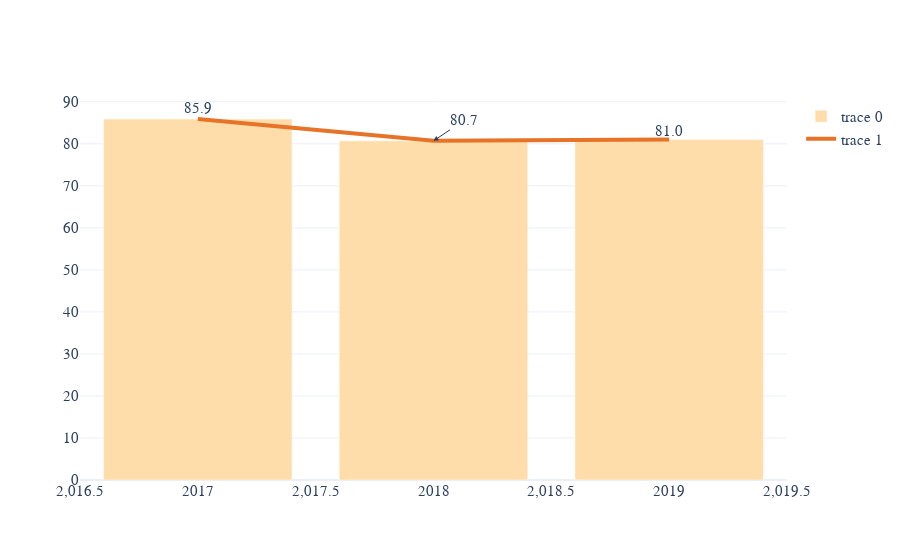

Write notebook code for a chart like this one.
### Markdown cell above
### 의료 기관 추천 의향

### Code cell
yy = [2017, 2018, 2019]
cc = [85.9, 80.7, 81.0]

fig = go.Figure()
fig.update_layout(template = 'plotly_white', width = 500,
                  font = {'family' : 'Arial Black', 'size' : 15})

fig.add_trace(go.Bar(x = yy, y = cc,
                marker_color='#ffddaa'))
fig.update_traces(text = ['85.9', '', ''], textposition = 'outside')

fig.add_trace(go.Scatter(x = yy, y = cc,
              marker_color='rgb(255, 50, 50)',
              line=dict(color='rgb(230,115,40)', width=4),
              mode="lines+text", text = ['', '', '81.0'],
              textposition = 'top center'))

fig.add_annotation(x = 2018, y = 80.7, text = '80.7', showarrow = True, arrowhead = 2, 
                   xshift = 0, yshift = 0, ax = 30, ay = -20)

fig.show()

### Figure 1 — Plotly figure (JSON) as saved in the notebook; plotly's stock layout.template omitted (floating-point values rounded to 4 significant figures)
{"data": [{"marker": {"color": "#ffddaa"}, "text": ["85.9", "", ""], "textposition": "outside", "type": "bar", "x": [2017, 2018, 2019], "y": [85.9, 80.7, 81]}, {"line": {"color": "rgb(230,115,40)", "width": 4}, "marker": {"color": "rgb(255, 50, 50)"}, "mode": "lines+text", "text": ["", "", "81.0"], "textposition": "top center", "type": "scatter", "x": [2017, 2018, 2019], "y": [85.9, 80.7, 81]}], "layout": {"annotations": [{"arrowhead": 2, "ax": 30, "ay": -20, "showarrow": true, "text": "80.7", "x": 2018, "xshift": 0, "y": 80.7, "yshift": 0}], "autosize": true, "font": {"family": "Arial Black", "size": 15}, "xaxis": {"autorange": true, "range": [2016.0, 2020.0], "type": "linear"}, "yaxis": {"autorange": true, "range": [0, 98.82], "type": "linear"}}}
